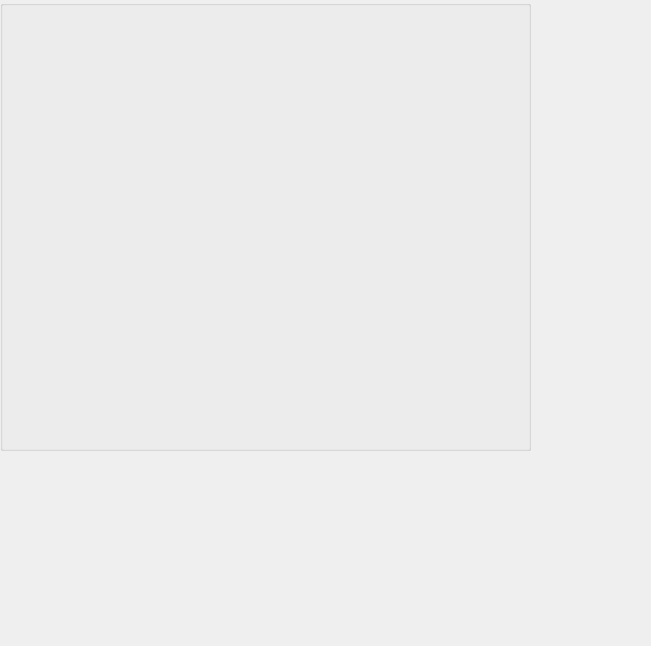
<?xml version="1.0" encoding="UTF-8"?>
<ui version="4.0">
 <class>Form</class>
 <widget class="QWidget" name="Form">
  <property name="geometry">
   <rect>
    <x>0</x>
    <y>0</y>
    <width>651</width>
    <height>646</height>
   </rect>
  </property>
  <property name="windowTitle">
   <string>Form</string>
  </property>
  <widget class="QGroupBox" name="groupBox">
   <property name="geometry">
    <rect>
     <x>0</x>
     <y>0</y>
     <width>531</width>
     <height>451</height>
    </rect>
   </property>
   <property name="title">
    <string/>
   </property>
   <widget class="QWidget" name="verticalLayoutWidget_2">
    <property name="geometry">
     <rect>
      <x>0</x>
      <y>0</y>
      <width>241</width>
      <height>411</height>
     </rect>
    </property>
    <layout class="QVBoxLayout" name="CategoriesLayout">
     <property name="spacing">
      <number>0</number>
     </property>
    </layout>
   </widget>
   <widget class="QWidget" name="verticalLayoutWidget_4">
    <property name="geometry">
     <rect>
      <x>240</x>
      <y>0</y>
      <width>291</width>
      <height>411</height>
     </rect>
    </property>
    <layout class="QVBoxLayout" name="SubCategoriesLayout">
     <property name="spacing">
      <number>0</number>
     </property>
    </layout>
   </widget>
  </widget>
 </widget>
 <resources/>
 <connections/>
</ui>
